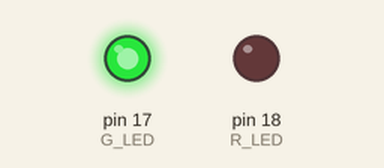
A sketch run on a simulated Arduino Uno, built with avr-gcc and run on an emulated ATmega328P. Parts: output pins drawn as LEDs (lit = HIGH).

Above: at 1.0 s.
At 7.0 s:
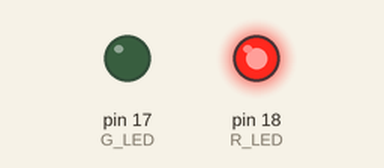
Timing chart, 0 to 9.2 s (numbered marks = the images above):
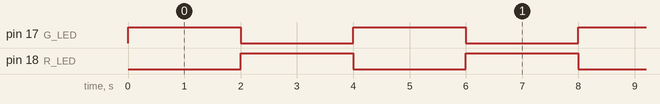

The sketch:

1_1_LED.ino
```cpp
#define R_LED 18   // 첫 번째 LED 핀
#define G_LED 17  // 두 번째 LED 핀

// Group1 수정 내용 사항

unsigned long previousMillis = 0; // 마지막으로 LED 상태를 바꾼 시간 저장
const long interval = 2000;       // 2초 간격으로 LED 상태 변경

bool ledState1 = false; // 첫 번째 LED 상태 (초기값: 꺼짐)
bool ledState2 = true;  // 두 번째 LED 상태 (초기값: 켜짐)

void setup() {
  pinMode(R_LED, OUTPUT); // 첫 번째 LED 출력 모드
  pinMode(G_LED, OUTPUT); // 두 번째 LED 출력 모드

  // 초기 LED 상태 출력
  digitalWrite(R_LED, ledState1);
  digitalWrite(G_LED, ledState2);
}

void loop(){
  unsigned long currentMillis = millis(); // 현재 경과 시간(밀리초) 읽기

  // 현재 시간에서 이전 시간을 뺀 값이 interval 이상일 때 LED 상태 변경
  if (currentMillis - previousMillis >= interval) {
    previousMillis = currentMillis; // 이전 시간 갱신

    // LED 상태 반전 (ON ↔ OFF)
    ledState1 = !ledState1;
    ledState2 = !ledState2;

    // 새로운 LED 상태 출력
    digitalWrite(R_LED, ledState1);
    digitalWrite(G_LED, ledState2);
  }
}
```

Measured:
- by itself, pin 17 (G_LED), pin 18 (R_LED): alternates HIGH for 2.0 s and LOW for 2.0 s
